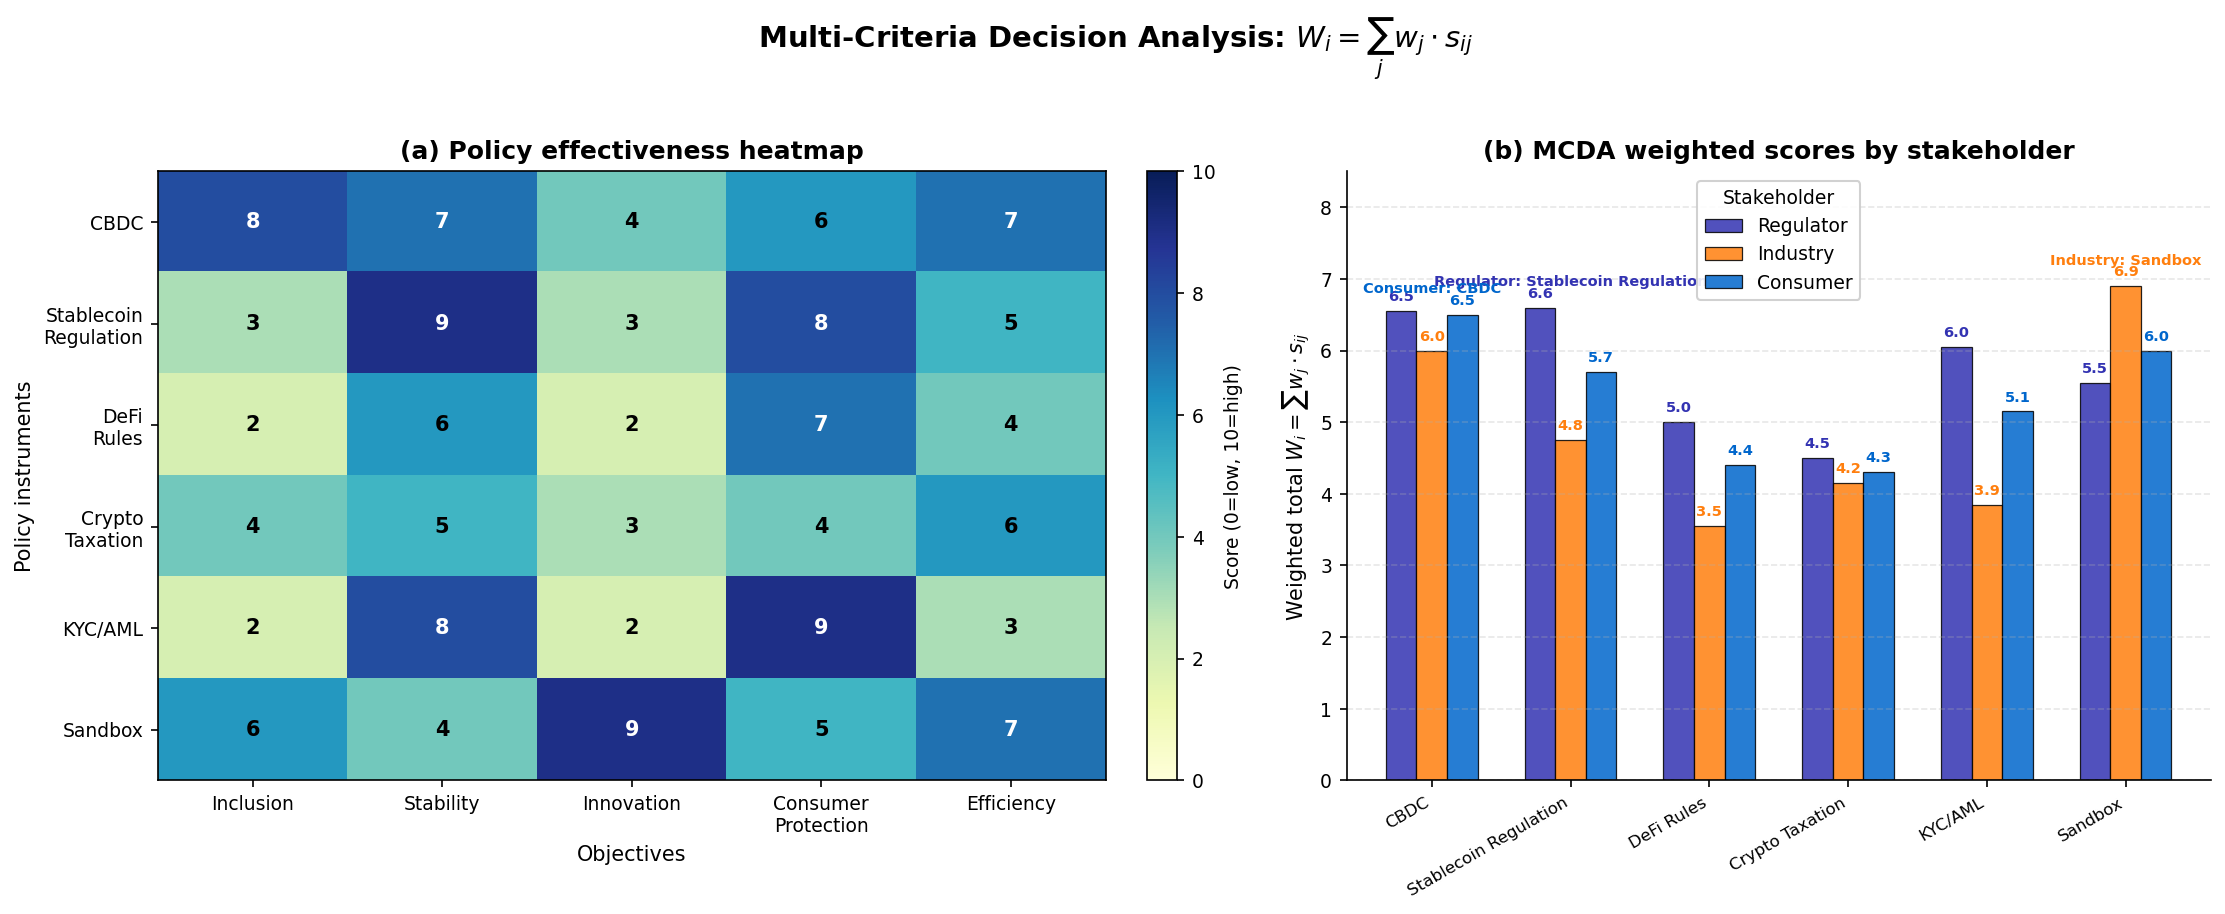

Source code (Python):
r"""Multi-Criteria Policy Evaluation with Stakeholder Weights
# Multi-panel override: comparative statics requires simultaneous visibility

MCDA. 6 instruments x 5 objectives. Based on MCDA framework.

Economic Model:
Multi-Criteria Decision Analysis (MCDA):
$W_i = \sum_{j=1}^{m} w_j \cdot s_{ij}$
where $W_i$ is the weighted score for policy $i$, $w_j$ is the weight for
objective $j$, and $s_{ij}$ is the raw score of policy $i$ on objective $j$.
Three stakeholder profiles: regulator, industry, consumer.

Citation: Belton & Stewart (2002) - Multiple Criteria Decision Analysis
"""
import matplotlib.pyplot as plt
import numpy as np
from pathlib import Path

np.random.seed(42)

plt.rcParams.update({
    'font.size': 11, 'axes.labelsize': 11, 'axes.titlesize': 13,
    'xtick.labelsize': 9, 'ytick.labelsize': 9, 'legend.fontsize': 9,
    'figure.dpi': 150
})

MLPURPLE = '#3333B2'
MLBLUE = '#0066CC'
MLORANGE = '#FF7F0E'
MLGREEN = '#2CA02C'
MLRED = '#D62728'
MLLAVENDER = '#ADADE0'

# ── 6 policy instruments x 5 objectives ──
instruments = ['CBDC', 'Stablecoin\nRegulation', 'DeFi\nRules',
               'Crypto\nTaxation', 'KYC/AML', 'Sandbox']
objectives = ['Inclusion', 'Stability', 'Innovation', 'Consumer\nProtection', 'Efficiency']

# Score matrix: instruments (rows) x objectives (cols), scale 0-10
scores = np.array([
    [8, 7, 4, 6, 7],   # CBDC
    [3, 9, 3, 8, 5],   # Stablecoin Regulation
    [2, 6, 2, 7, 4],   # DeFi Rules
    [4, 5, 3, 4, 6],   # Crypto Taxation
    [2, 8, 2, 9, 3],   # KYC/AML
    [6, 4, 9, 5, 7],   # Sandbox
])

# ── 3 weight profiles ──
weight_profiles = {
    'Regulator': np.array([0.15, 0.30, 0.10, 0.30, 0.15]),
    'Industry':  np.array([0.20, 0.10, 0.35, 0.15, 0.20]),
    'Consumer':  np.array([0.25, 0.15, 0.15, 0.30, 0.15]),
}
profile_colors = {'Regulator': MLPURPLE, 'Industry': MLORANGE, 'Consumer': MLBLUE}

# ── Compute weighted totals: W_i = sum(w_j * s_ij) ──
weighted_totals = {}
for profile_name, weights in weight_profiles.items():
    weighted_totals[profile_name] = scores @ weights  # (6,5) @ (5,) = (6,)

fig, (ax1, ax2) = plt.subplots(1, 2, figsize=(15, 6),
                                gridspec_kw={'width_ratios': [1.2, 1]})

# ── Panel (a): Heatmap ──
im = ax1.imshow(scores, cmap='YlGnBu', aspect='auto', vmin=0, vmax=10)

ax1.set_xticks(np.arange(len(objectives)))
ax1.set_yticks(np.arange(len(instruments)))
ax1.set_xticklabels(objectives, fontsize=9)
ax1.set_yticklabels(instruments, fontsize=9)

# Annotate cells
for i in range(len(instruments)):
    for j in range(len(objectives)):
        val = scores[i, j]
        text_color = 'white' if val >= 7 else 'black'
        ax1.text(j, i, f'{val}', ha='center', va='center',
                 fontsize=10, fontweight='bold', color=text_color)

cbar = plt.colorbar(im, ax=ax1, fraction=0.046, pad=0.04)
cbar.set_label('Score (0=low, 10=high)', fontsize=9)

ax1.set_title('(a) Policy effectiveness heatmap', fontsize=12, fontweight='bold')
ax1.set_xlabel('Objectives', fontsize=10)
ax1.set_ylabel('Policy instruments', fontsize=10)

# ── Panel (b): Grouped bar chart of weighted totals ──
n_instruments = len(instruments)
n_profiles = len(weight_profiles)
bar_width = 0.22
x = np.arange(n_instruments)

for k, (profile_name, totals) in enumerate(weighted_totals.items()):
    offset = (k - (n_profiles - 1) / 2) * bar_width
    bars = ax2.bar(x + offset, totals, bar_width, label=profile_name,
                   color=profile_colors[profile_name], edgecolor='black',
                   linewidth=0.6, alpha=0.85)
    # Value labels on bars
    for bar, val in zip(bars, totals):
        ax2.text(bar.get_x() + bar.get_width() / 2, bar.get_height() + 0.1,
                 f'{val:.1f}', ha='center', va='bottom', fontsize=7,
                 fontweight='bold', color=profile_colors[profile_name])

ax2.set_xticks(x)
ax2.set_xticklabels([inst.replace('\n', ' ') for inst in instruments],
                     fontsize=8, rotation=30, ha='right')
ax2.set_ylabel(r'Weighted total $W_i = \sum w_j \cdot s_{ij}$', fontsize=10)
ax2.set_title('(b) MCDA weighted scores by stakeholder', fontsize=12, fontweight='bold')
ax2.legend(fontsize=9, framealpha=0.9, title='Stakeholder', title_fontsize=9)
ax2.grid(axis='y', alpha=0.3, linestyle='--')
ax2.spines['top'].set_visible(False)
ax2.spines['right'].set_visible(False)
ax2.set_ylim(0, 8.5)

# Annotate best instrument per profile
for profile_name, totals in weighted_totals.items():
    best_idx = np.argmax(totals)
    best_val = totals[best_idx]
    best_name = instruments[best_idx].replace('\n', ' ')
    # Small annotation at top of chart
    ax2.annotate(f'{profile_name}: {best_name}',
                 xy=(best_idx, best_val + 0.3),
                 fontsize=7, fontweight='bold',
                 color=profile_colors[profile_name], ha='center')

fig.suptitle(r'Multi-Criteria Decision Analysis: $W_i = \sum_{j} w_j \cdot s_{ij}$',
             fontsize=14, fontweight='bold', y=1.01)

plt.tight_layout()
plt.savefig(Path(__file__).parent / 'chart.pdf', dpi=300, bbox_inches='tight')
plt.savefig(Path(__file__).parent / 'chart.png', dpi=150, bbox_inches='tight')
plt.close()
print("Chart saved to chart.pdf and chart.png")
